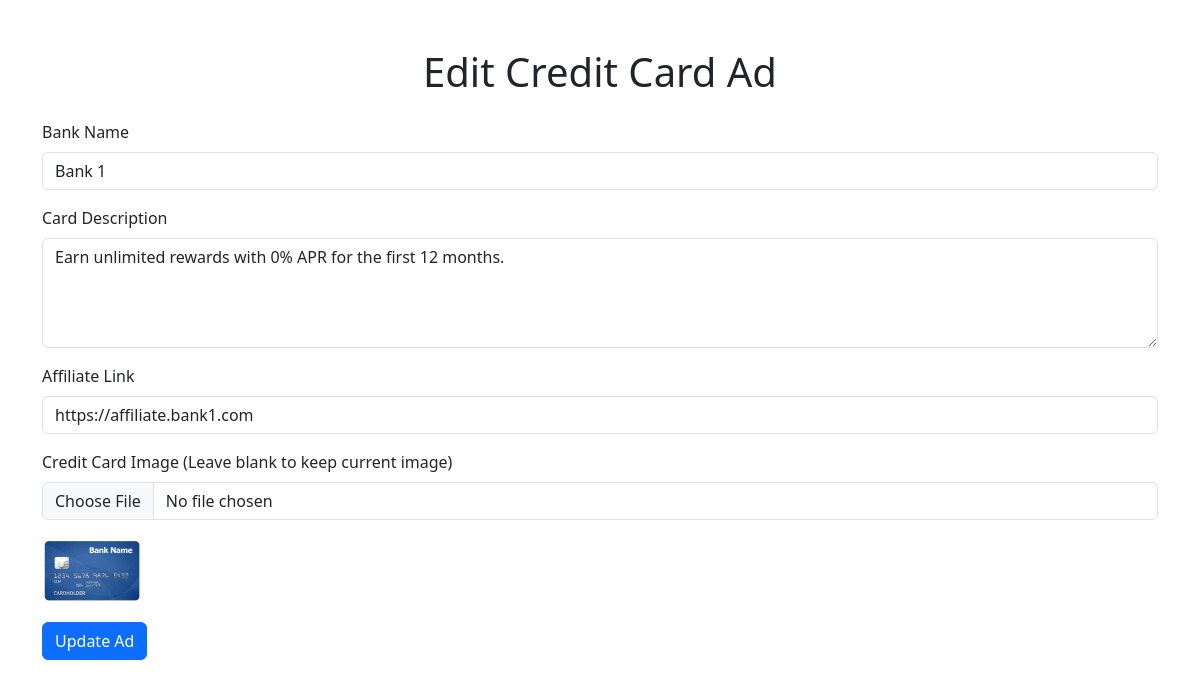
Screenshot of /edit_ad.php?id=1 with the database file from the repository.
### tables this page shows
CREATE TABLE `credit_cards` (
  `id` int(11) NOT NULL,
  `bank_name` varchar(255) NOT NULL,
  `description` text NOT NULL,
  `image_path` varchar(255) NOT NULL,
  `affiliate_link` varchar(255) NOT NULL
);

### edit_ad.php (the view, shortened to what this page needs)
<?php
include 'config.php';
$id = $_GET['id'];
$stmt = $conn->prepare("SELECT * FROM credit_cards WHERE id = :id");
$stmt->bindParam(':id', $id);
$stmt->execute();
$ad = $stmt->fetch(PDO::FETCH_ASSOC);
?>
<!DOCTYPE html>
<html lang="en">
<head>
    <link href="https://cdn.jsdelivr.net/npm/bootstrap@5.3.0/dist/css/bootstrap.min.css" rel="stylesheet">
</head>
<body>
    <div class="container my-5">
        <h1 class="text-center mb-4">Edit Credit Card Ad</h1>
        <form action="edit_ad.php?id=<?php echo $id; ?>" method="POST" enctype="multipart/form-data">
            <div class="mb-3">
                <label for="bank_name" class="form-label">Bank Name</label>
                <input type="text" class="form-control" id="bank_name" name="bank_name" value="<?php echo htmlspecialchars($ad['bank_name']); ?>" required>
            </div>
            <div class="mb-3">
                <label for="description" class="form-label">Card Description</label>
                <textarea class="form-control" id="description" name="description" rows="4" required><?php echo htmlspecialchars($ad['description']); ?></textarea>
            </div>
            <div class="mb-3">
                <label for="affiliate_link" class="form-label">Affiliate Link</label>
                <input type="url" class="form-control" id="affiliate_link" name="affiliate_link" value="<?php echo htmlspecialchars($ad['affiliate_link']); ?>" required>
            </div>
            <div class="mb-3">
                <label for="image" class="form-label">Credit Card Image (Leave blank to keep current image)</label>
                <input type="file" class="form-control" id="image" name="image" accept="image/*">
                <img src="<?php echo htmlspecialchars($ad['image_path']); ?>" alt="Current Image" width="100" class="mt-3">
            </div>
            <button type="submit" class="btn btn-primary">Update Ad</button>
        </form>
    </div>
</body>
</html>

### rows the page displays
credit_cards: bank_name "Bank 1", description "Earn unlimited rewards with 0% APR for the first 12 months.", affiliate_link "https://affiliate.bank1.com", image_path (picture)
